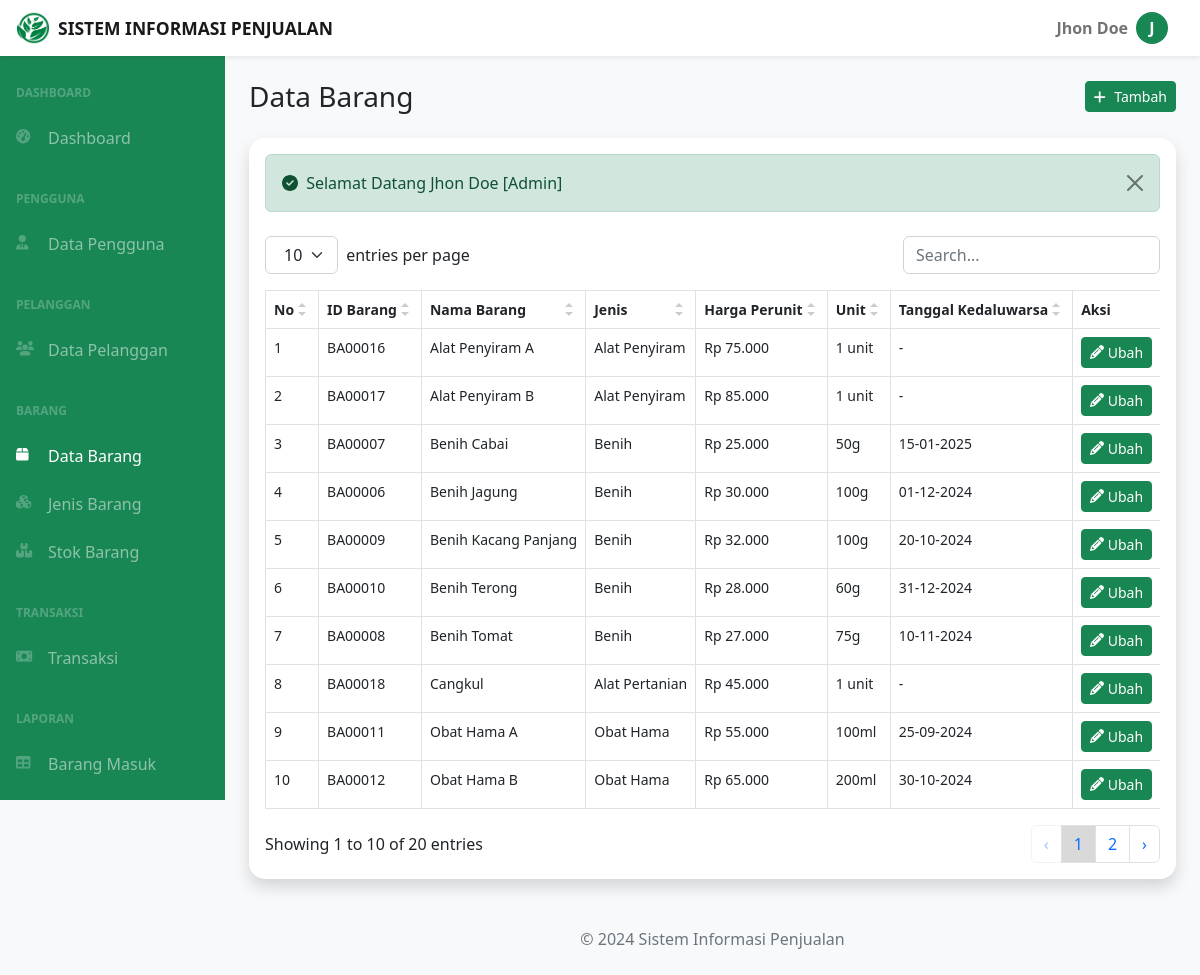
The page /dashboard.php?page=barang-data (signed in) on the database its author committed.
### tables this page shows
CREATE TABLE `barang` (
  `id_barang` char(7) NOT NULL,
  `id_jenis_barang` char(7) DEFAULT NULL,
  `nama_barang` varchar(255) DEFAULT NULL,
  `unit` varchar(255) DEFAULT NULL,
  `harga` bigint DEFAULT NULL,
  `kedaluwarsa` date DEFAULT NULL
);

CREATE TABLE `jenis_barang` (
  `id_jenis_barang` char(7) NOT NULL,
  `jenis_barang` varchar(255) DEFAULT NULL
);

### barang-data.php (the view, shortened to what this page needs)
<div class="container-fluid px-4">
    <div class="d-flex justify-content-between align-items-center gap-2 my-4">
        <h3 class="mb-0">Data Barang</h3>
        <?php if ($_SESSION['level'] == "Admin") : ?>
            <a href="dashboard.php?page=barang-tambah" class="btn btn-success btn-sm"><i class="fas fa-plus me-1"></i> Tambah</a>
        <?php endif ?>
    </div>
    <div class="card rounded-4 border-0 rounded-4 shadow mb-4">
        <div class="card-body">
            <?php include('alerts.php') ?>
            <table id="datatablesSimple">
                <thead>
                    <tr>
                        <th>No</th>
                        <th>ID Barang</th>
                        <th>Nama Barang</th>
                        <th>Jenis</th>
                        <th>Harga Perunit</th>
                        <th>Unit</th>
                        <th>Tanggal Kedaluwarsa</th>
                        <?= ($_SESSION['level'] == "Admin") ? '<th>Aksi</th>' : '' ?>
                    </tr>
                </thead>
                <tbody>
                    <?php
                    $no = 1;
                    $tampil_data = mysqli_query($koneksi, "SELECT * FROM barang INNER JOIN jenis_barang ON barang.id_jenis_barang=jenis_barang.id_jenis_barang ORDER BY nama_barang ASC");
                    while ($data = mysqli_fetch_array($tampil_data)) :
                    ?>
                        <tr>
                            <td><?= $no++ ?></td>
                            <td><?= $data['id_barang'] ?></td>
                            <td><?= $data['nama_barang'] ?></td>
                            <td><?= $data['jenis_barang'] ?></td>
                            <td><?= 'Rp ' . number_format($data['harga'], 0, ',', '.') ?></td>
                            <td><?= $data['unit'] ?></td>
                            <td>
                                <?php
                                if ($data['kedaluwarsa'] != NULL) {
                                    echo date('d-m-Y', strtotime($data['kedaluwarsa']));
                                } else {
                                    echo '-';
                                }
                                ?>
                            </td>
                            <?php if ($_SESSION['level'] == "Admin") : ?>
                                <td>
                                    <a href="dashboard.php?page=barang-ubah&id_barang=<?= $data['id_barang'] ?>" class="btn btn-success btn-sm me-1"> <i class="fas fa-pencil"></i> Ubah</a>
                                </td>
                            <?php endif ?>
                        </tr>
                    <?php endwhile ?>
                </tbody>
            </table>
        </div>
    </div>
</div>

### dashboard.php (shortened to what this page needs)
<?php
$app_name = "Sistem Informasi Penjualan";
?>
<!DOCTYPE html>
<html lang="en">
<head>
    <link rel="stylesheet" href="assets/css/datatables-simple.css">
    <link rel="stylesheet" href="assets/css/styles.css">
    <link rel="stylesheet" href="assets/css/select2.min.css">
    <link rel="stylesheet" href="assets/css/select2-bootstrap-5-theme.min.css">
</head>
<body class="sb-nav-fixed bg-light">
    <nav class="sb-topnav navbar navbar-expand navbar-light bg-white shadow-sm">
        <a class="navbar-brand ps-3 fw-semibold" href="dashboard.php">
            <div class="d-flex align-items-center gap-2">
                <img src="assets/img/logo-primary.png" alt="Logo" width="34" height="34">
                <small class="d-none d-lg-inline text-uppercase"><?= $app_name; ?></small>
            </div>
        </a>
        <ul class="navbar-nav ms-auto me-2 me-lg-4">
            <li class="nav-item dropdown">
                <a class="nav-link dropdown-toggle dropdown-toggle-no-caret" id="navbarDropdown" href="#" role="button" data-bs-toggle="dropdown"
                    aria-expanded="false">
                    <div class="d-flex justify-content-end align-items-center gap-2">
                        <span class="d-none d-lg-inline fw-semibold"><?= $_SESSION['nama_user']; ?></span>
                        <div class="user-avatar d-flex justify-content-center align-items-center text-bg-success text-center fw-bold p-3">
                            <?= substr(explode(' ', $_SESSION['nama_user'])[0], 0, 1); ?>
                        </div>
                    </div>
                </a>
            </li>
        </ul>
    </nav>
    <div id="layoutSidenav">
        <div id="layoutSidenav_nav">
            <nav class="sb-sidenav accordion sb-sidenav-dark bg-success" id="sidenavAccordion">
                <div class="sb-sidenav-menu">
                    <div class="nav pb-4">
                        <div class="sb-sidenav-menu-heading">Dashboard</div>
                        <a class="nav-link <?= (!isset($_GET['page']) || $_GET['page'] == '') ? 'active' : '' ?>" href="dashboard.php">
                            <div class="sb-nav-link-icon"><i class="fas fa-tachometer-alt"></i></div>
                            Dashboard
                        </a>
                        <?php if ($_SESSION['level'] == 'Admin'): ?>
                            <div class="sb-sidenav-menu-heading">Pengguna</div>
                            <a class="nav-link <?= (isset($_GET['page']) && $_GET['page'] == 'user-data') ? 'active' : '' ?>" href="dashboard.php?page=user-data">
                                <div class="sb-nav-link-icon"><i class="fas fa-user-tie"></i></div>
                                Data Pengguna
                            </a>
                        <?php endif ?>
                        <div class="sb-sidenav-menu-heading">Pelanggan</div>
                        <a class="nav-link <?= (isset($_GET['page']) && $_GET['page'] == 'pelanggan-data') ? 'active' : '' ?>" href="dashboard.php?page=pelanggan-data">
                            <div class="sb-nav-link-icon"><i class="fas fa-users"></i></div>
                            Data Pelanggan
                        </a>
                        <div class="sb-sidenav-menu-heading">Barang</div>
                        <a class="nav-link <?= (isset($_GET['page']) && $_GET['page'] == 'barang-data') ? 'active' : '' ?>" href="dashboard.php?page=barang-data">
                            <div class="sb-nav-link-icon"><i class="fas fa-box"></i></div>
                            Data Barang
                        </a>
                        <?php if ($_SESSION['level'] == 'Admin'): ?>
                            <a class="nav-link <?= (isset($_GET['page']) && $_GET['page'] == 'jenis-barang-data') ? 'active' : '' ?>" href="dashboard.php?page=jenis-barang-data">
                                <div class="sb-nav-link-icon"><i class="fas fa-cubes"></i></div>
                                Jenis Barang
                            </a>
                            <a class="nav-link <?= (isset($_GET['page']) && $_GET['page'] == 'stok-barang-data') ? 'active' : '' ?>" href="dashboard.php?page=stok-barang-data">
                                <div class="sb-nav-link-icon"><i class="fas fa-boxes-stacked"></i></div>
                                Stok Barang
                            </a>
                        <?php endif ?>
                        <div class="sb-sidenav-menu-heading">Transaksi</div>
                        <a class="nav-link <?= (isset($_GET['page']) && $_GET['page'] == 'penjualan-transaksi') ? 'active' : '' ?>" href="dashboard.php?page=penjualan-transaksi">
                            <div class="sb-nav-link-icon"><i class="fas fa-money-bill"></i></div>
                            Transaksi
                        </a>
                        <div class="sb-sidenav-menu-heading">Laporan</div>
                        <?php if ($_SESSION['level'] == 'Admin'): ?>
                            <a class="nav-link <?= (isset($_GET['page']) && $_GET['page'] == 'stok-barang-riwayat') ? 'active' : '' ?>" href="dashboard.php?page=stok-barang-riwayat">
                                <div class="sb-nav-link-icon"><i class="fas fa-table"></i></div>
                                Barang Masuk
                            </a>
                        <?php endif ?>
                        <a class="nav-link <?= (isset($_GET['page']) && $_GET['page'] == 'penjualan-data') ? 'active' : '' ?>" href="dashboard.php?page=penjualan-data">
                        </a>
                    </div>
                </div>
            </nav>
        </div>
        <div id="layoutSidenav_content">
            <main>
                <?php include('content.php'); ?>
            </main>
            <footer class="py-4 mt-auto">
                <div class="container-fluid px-4">
                    <div class="d-flex align-items-center justify-content-center">
                        <span class="text-muted">&copy; <?= date('Y') . ' ' . $app_name; ?></span>
                    </div>
                </div>
            </footer>
        </div>
    </div>
</body>
</html>

### content.php
<?php
if (isset($_GET['page'])) {
    $page = $_GET['page'];
    if (file_exists("$page.php")) {
        include "$page.php";
    } else {
        echo "<script>window.location.href = '404.php';</script>";
    }
} else {
    include "beranda.php";
}

### alerts.php (shortened to what this page needs)
<?php if (isset($_SESSION['success'])): ?>
    <div class="alert alert-success alert-dismissible fade show mb-4" role="alert">
        <i class="fas fa-circle-check me-1"></i> <?= $_SESSION['success']; ?>
        <button type="button" class="btn-close" data-bs-dismiss="alert" aria-label="Tutup"></button>
    </div>
<?php endif ?>

### assets/css/datatables-simple.css (style rules this page uses)
.datatable-table { max-width: 100%; width: 100%; border-spacing: 0; border-collapse: separate }

### rows shown on the page
barang: id_barang "BA00016", nama_barang "Alat Penyiram A", id_jenis_barang.jenis_barang "Alat Penyiram", harga "75.000", unit "1 unit"
barang: id_barang "BA00017", nama_barang "Alat Penyiram B", id_jenis_barang.jenis_barang "Alat Penyiram", harga "85.000", unit "1 unit"
barang: id_barang "BA00007", nama_barang "Benih Cabai", id_jenis_barang.jenis_barang "Benih", harga "25.000", unit "50g", kedaluwarsa "15-01-2025"
barang: id_barang "BA00006", nama_barang "Benih Jagung", id_jenis_barang.jenis_barang "Benih", harga "30.000", unit "100g", kedaluwarsa "01-12-2024"
barang: id_barang "BA00009", nama_barang "Benih Kacang Panjang", id_jenis_barang.jenis_barang "Benih", harga "32.000", unit "100g", kedaluwarsa "20-10-2024"
barang: id_barang "BA00010", nama_barang "Benih Terong", id_jenis_barang.jenis_barang "Benih", harga "28.000", unit "60g", kedaluwarsa "31-12-2024"
barang: id_barang "BA00008", nama_barang "Benih Tomat", id_jenis_barang.jenis_barang "Benih", harga "27.000", unit "75g", kedaluwarsa "10-11-2024"
barang: id_barang "BA00018", nama_barang "Cangkul", id_jenis_barang.jenis_barang "Alat Pertanian", harga "45.000", unit "1 unit"
barang: id_barang "BA00011", nama_barang "Obat Hama A", id_jenis_barang.jenis_barang "Obat Hama", harga "55.000", unit "100ml", kedaluwarsa "25-09-2024"
barang: id_barang "BA00012", nama_barang "Obat Hama B", id_jenis_barang.jenis_barang "Obat Hama", harga "65.000", unit "200ml", kedaluwarsa "30-10-2024"

### other values the page prints
$app_name "SISTEM INFORMASI PENJUALAN"
$_SESSION['nama_user'] "Jhon Doe"
substr(explode(' ', $_SESSION['nama_user'])[0], 0, 1) "J"
$_SESSION['success'] "Selamat Datang Jhon Doe [Admin]"
$app_name "Sistem Informasi Penjualan"
